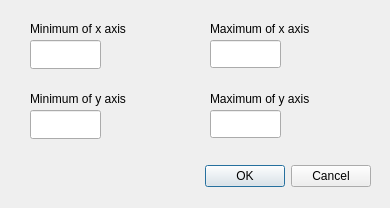
<?xml version="1.0" encoding="UTF-8"?>
<ui version="4.0">
 <class>Dialog</class>
 <widget class="QDialog" name="Dialog">
  <property name="geometry">
   <rect>
    <x>0</x>
    <y>0</y>
    <width>390</width>
    <height>208</height>
   </rect>
  </property>
  <property name="sizePolicy">
   <sizepolicy hsizetype="Fixed" vsizetype="Fixed">
    <horstretch>0</horstretch>
    <verstretch>0</verstretch>
   </sizepolicy>
  </property>
  <property name="windowTitle">
   <string>Options</string>
  </property>
  <widget class="QDialogButtonBox" name="buttonBox">
   <property name="geometry">
    <rect>
     <x>30</x>
     <y>160</y>
     <width>341</width>
     <height>32</height>
    </rect>
   </property>
   <property name="orientation">
    <enum>Qt::Horizontal</enum>
   </property>
   <property name="standardButtons">
    <set>QDialogButtonBox::Cancel|QDialogButtonBox::Ok</set>
   </property>
  </widget>
  <widget class="QLineEdit" name="lineEdit">
   <property name="geometry">
    <rect>
     <x>30</x>
     <y>40</y>
     <width>71</width>
     <height>29</height>
    </rect>
   </property>
   <property name="text">
    <string/>
   </property>
  </widget>
  <widget class="QLabel" name="label">
   <property name="geometry">
    <rect>
     <x>30</x>
     <y>20</y>
     <width>171</width>
     <height>17</height>
    </rect>
   </property>
   <property name="text">
    <string>Minimum of x axis</string>
   </property>
  </widget>
  <widget class="QLabel" name="label_2">
   <property name="geometry">
    <rect>
     <x>210</x>
     <y>20</y>
     <width>141</width>
     <height>17</height>
    </rect>
   </property>
   <property name="text">
    <string>Maximum of x axis</string>
   </property>
  </widget>
  <widget class="QLineEdit" name="lineEdit_2">
   <property name="geometry">
    <rect>
     <x>210</x>
     <y>40</y>
     <width>71</width>
     <height>28</height>
    </rect>
   </property>
   <property name="text">
    <string/>
   </property>
  </widget>
  <widget class="QLineEdit" name="lineEdit_3">
   <property name="geometry">
    <rect>
     <x>30</x>
     <y>110</y>
     <width>71</width>
     <height>29</height>
    </rect>
   </property>
   <property name="text">
    <string/>
   </property>
  </widget>
  <widget class="QLabel" name="label_3">
   <property name="geometry">
    <rect>
     <x>30</x>
     <y>90</y>
     <width>171</width>
     <height>17</height>
    </rect>
   </property>
   <property name="text">
    <string>Minimum of y axis</string>
   </property>
  </widget>
  <widget class="QLabel" name="label_4">
   <property name="geometry">
    <rect>
     <x>210</x>
     <y>90</y>
     <width>141</width>
     <height>17</height>
    </rect>
   </property>
   <property name="text">
    <string>Maximum of y axis</string>
   </property>
  </widget>
  <widget class="QLineEdit" name="lineEdit_4">
   <property name="geometry">
    <rect>
     <x>210</x>
     <y>110</y>
     <width>71</width>
     <height>28</height>
    </rect>
   </property>
   <property name="text">
    <string/>
   </property>
  </widget>
 </widget>
 <tabstops>
  <tabstop>lineEdit</tabstop>
 </tabstops>
 <resources/>
 <connections>
  <connection>
   <sender>buttonBox</sender>
   <signal>accepted()</signal>
   <receiver>Dialog</receiver>
   <slot>accept()</slot>
   <hints>
    <hint type="sourcelabel">
     <x>248</x>
     <y>254</y>
    </hint>
    <hint type="destinationlabel">
     <x>157</x>
     <y>274</y>
    </hint>
   </hints>
  </connection>
  <connection>
   <sender>buttonBox</sender>
   <signal>rejected()</signal>
   <receiver>Dialog</receiver>
   <slot>reject()</slot>
   <hints>
    <hint type="sourcelabel">
     <x>316</x>
     <y>260</y>
    </hint>
    <hint type="destinationlabel">
     <x>286</x>
     <y>274</y>
    </hint>
   </hints>
  </connection>
 </connections>
</ui>
